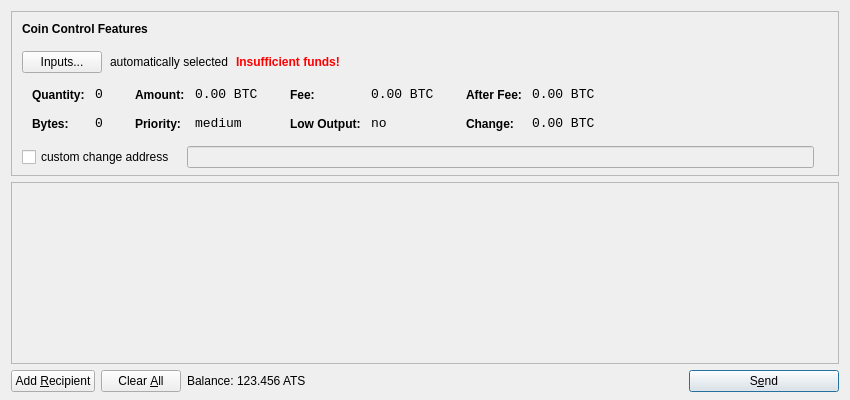
<?xml version="1.0" encoding="UTF-8"?>
<ui version="4.0">
 <class>SendCoinsDialog</class>
 <widget class="QDialog" name="SendCoinsDialog">
  <property name="geometry">
   <rect>
    <x>0</x>
    <y>0</y>
    <width>850</width>
    <height>400</height>
   </rect>
  </property>
  <property name="windowTitle">
   <string>Send Coins</string>
  </property>
  <layout class="QVBoxLayout" name="verticalLayout" stretch="0,1,0">
   <property name="bottomMargin">
    <number>8</number>
   </property>
   <item>
    <widget class="QFrame" name="frameCoinControl">
     <property name="sizePolicy">
      <sizepolicy hsizetype="Expanding" vsizetype="Expanding">
       <horstretch>0</horstretch>
       <verstretch>0</verstretch>
      </sizepolicy>
     </property>
     <property name="maximumSize">
      <size>
       <width>16777215</width>
       <height>16777215</height>
      </size>
     </property>
     <property name="frameShape">
      <enum>QFrame::StyledPanel</enum>
     </property>
     <property name="frameShadow">
      <enum>QFrame::Sunken</enum>
     </property>
     <layout class="QVBoxLayout" name="verticalLayoutCoinControl2">
      <property name="spacing">
       <number>-1</number>
      </property>
      <property name="leftMargin">
       <number>0</number>
      </property>
      <property name="topMargin">
       <number>0</number>
      </property>
      <property name="rightMargin">
       <number>0</number>
      </property>
      <property name="bottomMargin">
       <number>6</number>
      </property>
      <item>
       <layout class="QVBoxLayout" name="verticalLayoutCoinControl" stretch="0,0,0,0,1">
        <property name="spacing">
         <number>0</number>
        </property>
        <property name="leftMargin">
         <number>10</number>
        </property>
        <property name="topMargin">
         <number>10</number>
        </property>
        <item>
         <layout class="QHBoxLayout" name="horizontalLayoutCoinControl1">
          <property name="bottomMargin">
           <number>15</number>
          </property>
          <item>
           <widget class="QLabel" name="labelCoinControlFeatures">
            <property name="sizePolicy">
             <sizepolicy hsizetype="Preferred" vsizetype="Maximum">
              <horstretch>0</horstretch>
              <verstretch>0</verstretch>
             </sizepolicy>
            </property>
            <property name="font">
             <font>
              <weight>75</weight>
              <bold>true</bold>
             </font>
            </property>
            <property name="styleSheet">
             <string notr="true">font-weight:bold;</string>
            </property>
            <property name="text">
             <string>Coin Control Features</string>
            </property>
           </widget>
          </item>
         </layout>
        </item>
        <item>
         <layout class="QHBoxLayout" name="horizontalLayoutCoinControl2" stretch="0,0,0,0">
          <property name="spacing">
           <number>8</number>
          </property>
          <property name="bottomMargin">
           <number>10</number>
          </property>
          <item>
           <widget class="QPushButton" name="pushButtonCoinControl">
            <property name="styleSheet">
             <string notr="true"/>
            </property>
            <property name="text">
             <string>Inputs...</string>
            </property>
           </widget>
          </item>
          <item>
           <widget class="QLabel" name="labelCoinControlAutomaticallySelected">
            <property name="text">
             <string>automatically selected</string>
            </property>
            <property name="margin">
             <number>5</number>
            </property>
           </widget>
          </item>
          <item>
           <widget class="QLabel" name="labelCoinControlInsuffFunds">
            <property name="font">
             <font>
              <weight>75</weight>
              <bold>true</bold>
             </font>
            </property>
            <property name="styleSheet">
             <string notr="true">color:red;font-weight:bold;</string>
            </property>
            <property name="text">
             <string>Insufficient funds!</string>
            </property>
            <property name="margin">
             <number>5</number>
            </property>
           </widget>
          </item>
          <item>
           <spacer name="horizontalSpacerCoinControl">
            <property name="orientation">
             <enum>Qt::Horizontal</enum>
            </property>
            <property name="sizeHint" stdset="0">
             <size>
              <width>40</width>
              <height>1</height>
             </size>
            </property>
           </spacer>
          </item>
         </layout>
        </item>
        <item>
         <widget class="QWidget" name="widgetCoinControl" native="true">
          <property name="sizePolicy">
           <sizepolicy hsizetype="Preferred" vsizetype="Preferred">
            <horstretch>0</horstretch>
            <verstretch>0</verstretch>
           </sizepolicy>
          </property>
          <property name="minimumSize">
           <size>
            <width>0</width>
            <height>0</height>
           </size>
          </property>
          <property name="styleSheet">
           <string notr="true"/>
          </property>
          <layout class="QHBoxLayout" name="horizontalLayoutCoinControl5">
           <property name="margin">
            <number>0</number>
           </property>
           <item>
            <layout class="QHBoxLayout" name="horizontalLayoutCoinControl3" stretch="0,0,0,1">
             <property name="spacing">
              <number>20</number>
             </property>
             <property name="topMargin">
              <number>0</number>
             </property>
             <property name="bottomMargin">
              <number>10</number>
             </property>
             <item>
              <layout class="QFormLayout" name="formLayoutCoinControl1">
               <property name="horizontalSpacing">
                <number>10</number>
               </property>
               <property name="verticalSpacing">
                <number>14</number>
               </property>
               <property name="leftMargin">
                <number>10</number>
               </property>
               <property name="topMargin">
                <number>4</number>
               </property>
               <property name="rightMargin">
                <number>6</number>
               </property>
               <item row="0" column="0">
                <widget class="QLabel" name="labelCoinControlQuantityText">
                 <property name="styleSheet">
                  <string notr="true">font-weight:bold;</string>
                 </property>
                 <property name="text">
                  <string>Quantity:</string>
                 </property>
                 <property name="margin">
                  <number>0</number>
                 </property>
                </widget>
               </item>
               <item row="0" column="1">
                <widget class="QLabel" name="labelCoinControlQuantity">
                 <property name="font">
                  <font>
                   <family>Monospace</family>
                   <pointsize>10</pointsize>
                  </font>
                 </property>
                 <property name="cursor">
                  <cursorShape>IBeamCursor</cursorShape>
                 </property>
                 <property name="contextMenuPolicy">
                  <enum>Qt::ActionsContextMenu</enum>
                 </property>
                 <property name="text">
                  <string notr="true">0</string>
                 </property>
                 <property name="margin">
                  <number>0</number>
                 </property>
                 <property name="textInteractionFlags">
                  <set>Qt::LinksAccessibleByMouse|Qt::TextSelectableByKeyboard|Qt::TextSelectableByMouse</set>
                 </property>
                </widget>
               </item>
               <item row="1" column="0">
                <widget class="QLabel" name="labelCoinControlBytesText">
                 <property name="styleSheet">
                  <string notr="true">font-weight:bold;</string>
                 </property>
                 <property name="text">
                  <string>Bytes:</string>
                 </property>
                </widget>
               </item>
               <item row="1" column="1">
                <widget class="QLabel" name="labelCoinControlBytes">
                 <property name="font">
                  <font>
                   <family>Monospace</family>
                   <pointsize>10</pointsize>
                  </font>
                 </property>
                 <property name="cursor">
                  <cursorShape>IBeamCursor</cursorShape>
                 </property>
                 <property name="contextMenuPolicy">
                  <enum>Qt::ActionsContextMenu</enum>
                 </property>
                 <property name="text">
                  <string notr="true">0</string>
                 </property>
                 <property name="textInteractionFlags">
                  <set>Qt::LinksAccessibleByMouse|Qt::TextSelectableByKeyboard|Qt::TextSelectableByMouse</set>
                 </property>
                </widget>
               </item>
              </layout>
             </item>
             <item>
              <layout class="QFormLayout" name="formLayoutCoinControl2">
               <property name="horizontalSpacing">
                <number>10</number>
               </property>
               <property name="verticalSpacing">
                <number>14</number>
               </property>
               <property name="leftMargin">
                <number>6</number>
               </property>
               <property name="topMargin">
                <number>4</number>
               </property>
               <property name="rightMargin">
                <number>6</number>
               </property>
               <item row="0" column="0">
                <widget class="QLabel" name="labelCoinControlAmountText">
                 <property name="styleSheet">
                  <string notr="true">font-weight:bold;</string>
                 </property>
                 <property name="text">
                  <string>Amount:</string>
                 </property>
                 <property name="margin">
                  <number>0</number>
                 </property>
                </widget>
               </item>
               <item row="0" column="1">
                <widget class="QLabel" name="labelCoinControlAmount">
                 <property name="font">
                  <font>
                   <family>Monospace</family>
                   <pointsize>10</pointsize>
                  </font>
                 </property>
                 <property name="cursor">
                  <cursorShape>IBeamCursor</cursorShape>
                 </property>
                 <property name="contextMenuPolicy">
                  <enum>Qt::ActionsContextMenu</enum>
                 </property>
                 <property name="text">
                  <string notr="true">0.00 BTC</string>
                 </property>
                 <property name="textInteractionFlags">
                  <set>Qt::LinksAccessibleByMouse|Qt::TextSelectableByKeyboard|Qt::TextSelectableByMouse</set>
                 </property>
                </widget>
               </item>
               <item row="1" column="0">
                <widget class="QLabel" name="labelCoinControlPriorityText">
                 <property name="styleSheet">
                  <string notr="true">font-weight:bold;</string>
                 </property>
                 <property name="text">
                  <string>Priority:</string>
                 </property>
                </widget>
               </item>
               <item row="1" column="1">
                <widget class="QLabel" name="labelCoinControlPriority">
                 <property name="font">
                  <font>
                   <family>Monospace</family>
                   <pointsize>10</pointsize>
                  </font>
                 </property>
                 <property name="cursor">
                  <cursorShape>IBeamCursor</cursorShape>
                 </property>
                 <property name="contextMenuPolicy">
                  <enum>Qt::ActionsContextMenu</enum>
                 </property>
                 <property name="text">
                  <string>medium</string>
                 </property>
                 <property name="textInteractionFlags">
                  <set>Qt::LinksAccessibleByMouse|Qt::TextSelectableByKeyboard|Qt::TextSelectableByMouse</set>
                 </property>
                </widget>
               </item>
              </layout>
             </item>
             <item>
              <layout class="QFormLayout" name="formLayoutCoinControl3">
               <property name="horizontalSpacing">
                <number>10</number>
               </property>
               <property name="verticalSpacing">
                <number>14</number>
               </property>
               <property name="leftMargin">
                <number>6</number>
               </property>
               <property name="topMargin">
                <number>4</number>
               </property>
               <property name="rightMargin">
                <number>6</number>
               </property>
               <item row="0" column="0">
                <widget class="QLabel" name="labelCoinControlFeeText">
                 <property name="styleSheet">
                  <string notr="true">font-weight:bold;</string>
                 </property>
                 <property name="text">
                  <string>Fee:</string>
                 </property>
                 <property name="margin">
                  <number>0</number>
                 </property>
                </widget>
               </item>
               <item row="0" column="1">
                <widget class="QLabel" name="labelCoinControlFee">
                 <property name="font">
                  <font>
                   <family>Monospace</family>
                   <pointsize>10</pointsize>
                  </font>
                 </property>
                 <property name="cursor">
                  <cursorShape>IBeamCursor</cursorShape>
                 </property>
                 <property name="contextMenuPolicy">
                  <enum>Qt::ActionsContextMenu</enum>
                 </property>
                 <property name="text">
                  <string notr="true">0.00 BTC</string>
                 </property>
                 <property name="textInteractionFlags">
                  <set>Qt::LinksAccessibleByMouse|Qt::TextSelectableByKeyboard|Qt::TextSelectableByMouse</set>
                 </property>
                </widget>
               </item>
               <item row="1" column="0">
                <widget class="QLabel" name="labelCoinControlLowOutputText">
                 <property name="styleSheet">
                  <string notr="true">font-weight:bold;</string>
                 </property>
                 <property name="text">
                  <string>Low Output:</string>
                 </property>
                </widget>
               </item>
               <item row="1" column="1">
                <widget class="QLabel" name="labelCoinControlLowOutput">
                 <property name="font">
                  <font>
                   <family>Monospace</family>
                   <pointsize>10</pointsize>
                  </font>
                 </property>
                 <property name="cursor">
                  <cursorShape>IBeamCursor</cursorShape>
                 </property>
                 <property name="contextMenuPolicy">
                  <enum>Qt::ActionsContextMenu</enum>
                 </property>
                 <property name="text">
                  <string>no</string>
                 </property>
                 <property name="textInteractionFlags">
                  <set>Qt::LinksAccessibleByMouse|Qt::TextSelectableByKeyboard|Qt::TextSelectableByMouse</set>
                 </property>
                </widget>
               </item>
              </layout>
             </item>
             <item>
              <layout class="QFormLayout" name="formLayoutCoinControl4">
               <property name="horizontalSpacing">
                <number>10</number>
               </property>
               <property name="verticalSpacing">
                <number>14</number>
               </property>
               <property name="leftMargin">
                <number>6</number>
               </property>
               <property name="topMargin">
                <number>4</number>
               </property>
               <property name="rightMargin">
                <number>6</number>
               </property>
               <item row="0" column="0">
                <widget class="QLabel" name="labelCoinControlAfterFeeText">
                 <property name="styleSheet">
                  <string notr="true">font-weight:bold;</string>
                 </property>
                 <property name="text">
                  <string>After Fee:</string>
                 </property>
                 <property name="margin">
                  <number>0</number>
                 </property>
                </widget>
               </item>
               <item row="0" column="1">
                <widget class="QLabel" name="labelCoinControlAfterFee">
                 <property name="font">
                  <font>
                   <family>Monospace</family>
                   <pointsize>10</pointsize>
                  </font>
                 </property>
                 <property name="cursor">
                  <cursorShape>IBeamCursor</cursorShape>
                 </property>
                 <property name="contextMenuPolicy">
                  <enum>Qt::ActionsContextMenu</enum>
                 </property>
                 <property name="text">
                  <string notr="true">0.00 BTC</string>
                 </property>
                 <property name="textInteractionFlags">
                  <set>Qt::LinksAccessibleByMouse|Qt::TextSelectableByKeyboard|Qt::TextSelectableByMouse</set>
                 </property>
                </widget>
               </item>
               <item row="1" column="0">
                <widget class="QLabel" name="labelCoinControlChangeText">
                 <property name="styleSheet">
                  <string notr="true">font-weight:bold;</string>
                 </property>
                 <property name="text">
                  <string>Change:</string>
                 </property>
                </widget>
               </item>
               <item row="1" column="1">
                <widget class="QLabel" name="labelCoinControlChange">
                 <property name="font">
                  <font>
                   <family>Monospace</family>
                   <pointsize>10</pointsize>
                  </font>
                 </property>
                 <property name="cursor">
                  <cursorShape>IBeamCursor</cursorShape>
                 </property>
                 <property name="contextMenuPolicy">
                  <enum>Qt::ActionsContextMenu</enum>
                 </property>
                 <property name="text">
                  <string notr="true">0.00 BTC</string>
                 </property>
                 <property name="textInteractionFlags">
                  <set>Qt::LinksAccessibleByMouse|Qt::TextSelectableByKeyboard|Qt::TextSelectableByMouse</set>
                 </property>
                </widget>
               </item>
              </layout>
             </item>
            </layout>
           </item>
          </layout>
         </widget>
        </item>
        <item>
         <layout class="QHBoxLayout" name="horizontalLayoutCoinControl4" stretch="0,0,0">
          <property name="spacing">
           <number>12</number>
          </property>
          <property name="sizeConstraint">
           <enum>QLayout::SetDefaultConstraint</enum>
          </property>
          <property name="topMargin">
           <number>5</number>
          </property>
          <property name="rightMargin">
           <number>5</number>
          </property>
          <item>
           <widget class="QCheckBox" name="checkBoxCoinControlChange">
            <property name="text">
             <string>custom change address</string>
            </property>
           </widget>
          </item>
          <item>
           <widget class="QLineEdit" name="lineEditCoinControlChange">
            <property name="enabled">
             <bool>false</bool>
            </property>
            <property name="sizePolicy">
             <sizepolicy hsizetype="Expanding" vsizetype="Fixed">
              <horstretch>0</horstretch>
              <verstretch>0</verstretch>
             </sizepolicy>
            </property>
           </widget>
          </item>
          <item>
           <widget class="QLabel" name="labelCoinControlChangeLabel">
            <property name="sizePolicy">
             <sizepolicy hsizetype="Preferred" vsizetype="Expanding">
              <horstretch>0</horstretch>
              <verstretch>0</verstretch>
             </sizepolicy>
            </property>
            <property name="minimumSize">
             <size>
              <width>0</width>
              <height>0</height>
             </size>
            </property>
            <property name="text">
             <string/>
            </property>
            <property name="margin">
             <number>3</number>
            </property>
           </widget>
          </item>
         </layout>
        </item>
        <item>
         <spacer name="verticalSpacerCoinControl">
          <property name="orientation">
           <enum>Qt::Vertical</enum>
          </property>
          <property name="sizeHint" stdset="0">
           <size>
            <width>800</width>
            <height>1</height>
           </size>
          </property>
         </spacer>
        </item>
       </layout>
      </item>
     </layout>
    </widget>
   </item>
   <item>
    <widget class="QScrollArea" name="scrollArea">
     <property name="widgetResizable">
      <bool>true</bool>
     </property>
     <widget class="QWidget" name="scrollAreaWidgetContents">
      <property name="geometry">
       <rect>
        <x>0</x>
        <y>0</y>
        <width>830</width>
        <height>165</height>
       </rect>
      </property>
      <layout class="QVBoxLayout" name="verticalLayout_2">
       <property name="margin">
        <number>0</number>
       </property>
       <item>
        <layout class="QVBoxLayout" name="entries">
         <property name="spacing">
          <number>6</number>
         </property>
        </layout>
       </item>
       <item>
        <spacer name="verticalSpacer">
         <property name="orientation">
          <enum>Qt::Vertical</enum>
         </property>
         <property name="sizeHint" stdset="0">
          <size>
           <width>20</width>
           <height>40</height>
          </size>
         </property>
        </spacer>
       </item>
      </layout>
     </widget>
    </widget>
   </item>
   <item>
    <layout class="QHBoxLayout" name="horizontalLayout">
     <item>
      <widget class="QPushButton" name="addButton">
       <property name="toolTip">
        <string>Send to multiple recipients at once</string>
       </property>
       <property name="text">
        <string>Add &amp;Recipient</string>
       </property>
       <property name="icon">
        <iconset resource="../bitcoin.qrc">
         <normaloff>:/icons/add</normaloff>:/icons/add</iconset>
       </property>
       <property name="autoDefault">
        <bool>false</bool>
       </property>
      </widget>
     </item>
     <item>
      <widget class="QPushButton" name="clearButton">
       <property name="sizePolicy">
        <sizepolicy hsizetype="Minimum" vsizetype="Fixed">
         <horstretch>0</horstretch>
         <verstretch>0</verstretch>
        </sizepolicy>
       </property>
       <property name="toolTip">
        <string>Remove all transaction fields</string>
       </property>
       <property name="text">
        <string>Clear &amp;All</string>
       </property>
       <property name="icon">
        <iconset resource="../bitcoin.qrc">
         <normaloff>:/icons/remove</normaloff>:/icons/remove</iconset>
       </property>
       <property name="autoRepeatDelay">
        <number>300</number>
       </property>
       <property name="autoDefault">
        <bool>false</bool>
       </property>
      </widget>
     </item>
     <item>
      <layout class="QHBoxLayout" name="horizontalLayout_2">
       <property name="spacing">
        <number>3</number>
       </property>
       <item>
        <widget class="QLabel" name="label">
         <property name="text">
          <string>Balance:</string>
         </property>
        </widget>
       </item>
       <item>
        <widget class="QLabel" name="labelBalance">
         <property name="cursor">
          <cursorShape>IBeamCursor</cursorShape>
         </property>
         <property name="text">
          <string>123.456 ATS</string>
         </property>
         <property name="textInteractionFlags">
          <set>Qt::LinksAccessibleByMouse|Qt::TextSelectableByKeyboard|Qt::TextSelectableByMouse</set>
         </property>
        </widget>
       </item>
      </layout>
     </item>
     <item>
      <spacer name="horizontalSpacer">
       <property name="orientation">
        <enum>Qt::Horizontal</enum>
       </property>
       <property name="sizeHint" stdset="0">
        <size>
         <width>40</width>
         <height>20</height>
        </size>
       </property>
      </spacer>
     </item>
     <item>
      <widget class="QPushButton" name="sendButton">
       <property name="minimumSize">
        <size>
         <width>150</width>
         <height>0</height>
        </size>
       </property>
       <property name="toolTip">
        <string>Confirm the send action</string>
       </property>
       <property name="text">
        <string>S&amp;end</string>
       </property>
       <property name="icon">
        <iconset resource="../bitcoin.qrc">
         <normaloff>:/icons/send</normaloff>:/icons/send</iconset>
       </property>
       <property name="default">
        <bool>true</bool>
       </property>
      </widget>
     </item>
    </layout>
   </item>
  </layout>
 </widget>
 <resources>
  <include location="../bitcoin.qrc"/>
 </resources>
 <connections/>
</ui>
